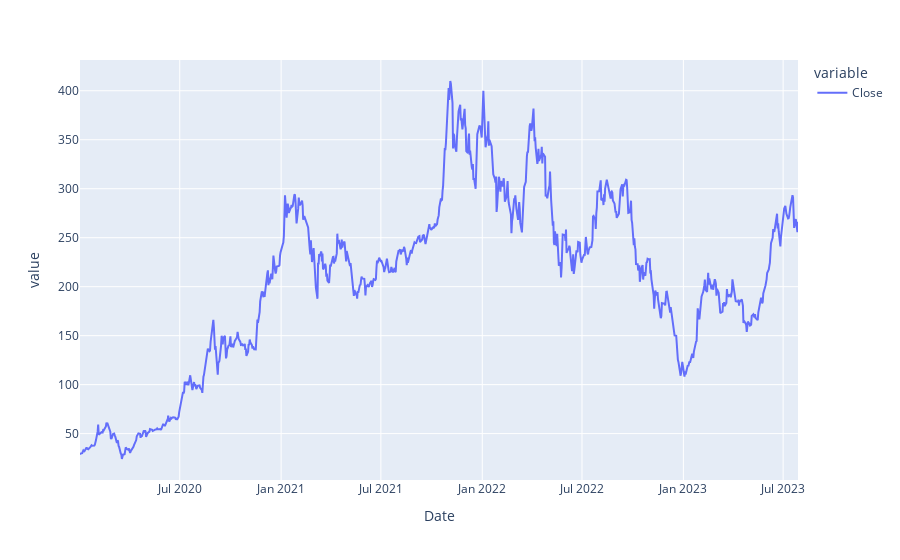

The code cell stored with this chart in its notebook:
### Markdown cell above
![image.png](attachment:image.png)

This is where the product comes from

### Code cell
df.Close.plot()

### Figure 1 — Plotly figure (JSON) as saved in the notebook; plotly's stock layout.template omitted (floating-point values rounded to 4 significant figures; data arrays with more than 128 entries replaced by an {"elided": "..."} marker saying what was removed)
{"data": [{"hovertemplate": "variable=Close<br>Date=%{x}<br>value=%{y}<extra></extra>", "legendgroup": "Close", "line": {"color": "#636efa", "dash": "solid"}, "marker": {"symbol": "circle"}, "mode": "lines", "name": "Close", "orientation": "v", "showlegend": true, "type": "scatter", "x": {"elided": "899 str values"}, "xaxis": "x", "y": {"elided": "899 float values"}, "yaxis": "y"}], "layout": {"legend": {"title": {"text": "variable"}, "tracegroupgap": 0}, "margin": {"t": 60}, "xaxis": {"anchor": "y", "domain": [0, 1], "title": {"text": "Date"}}, "yaxis": {"anchor": "x", "domain": [0, 1], "title": {"text": "value"}}}}
